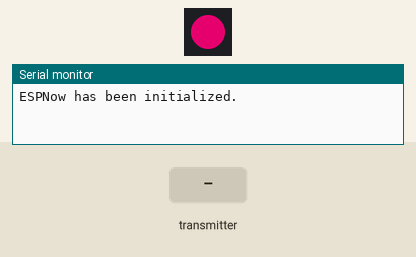
Simulated run of this sketch. Board: ESP32. Parts: 1 RGB LEDs in strip order, left to right, the last lines printed to the serial monitor. The test bench sets the inputs (shaded band). Dim RGB values are drawn brighter than linear; colours are those a GRB WS2812 strip shows for the declared byte order.

Above: at 1.2 s.
1.3 s: the transmitter starts sending hue = 0
At 3.6 s:
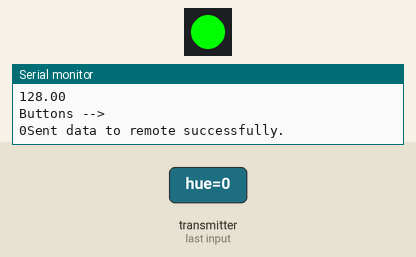
4.3 s: the transmitter starts sending hue = 100
At 5.07 s:
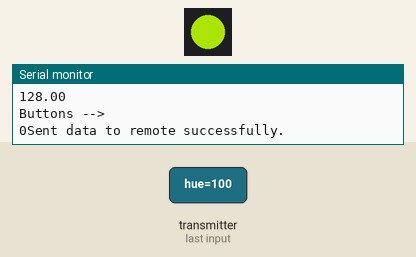
Timing chart, 0 to 13.3 s (numbered marks = the images above; inputs shaded):
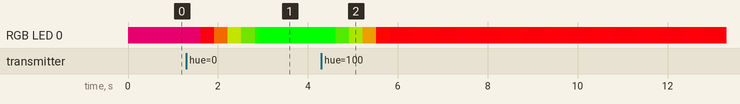

The sketch:

now_echo_server.ino
```cpp
// Simple echo test with ESPNow (Server side code)
// There will be two modules:
// 1) Barebones ESP32 will the the client, will have a readStringUntil("\r\n") which will let you change the hue of the remote boi
// 2) ESP32 with all the electronics will be the server, and it will change its singular WS2812B LED strip color
// while having an callback for recieving data that it will send soundncolorsremote back

#include <WiFi.h>
#include <FastLED.h>
#include <esp_now.h>
#define BUTTON_COUNT 1
#define REMOTE_BUTTON_COUNT 1
#define MAX_ESPNOW_FAILURES 10
#define NUM_LEDS 1
#define CHANNEL 1  // Both sender and receiever has to be on the same channel
#define DEBUG_PAIR 0  // if true, then esp_now_is_peer_exist will be called as an additional check
#define COLOUR_STEP 0.2

void OnDataRecv();
const int ledPin = 27;
const uint8_t broadcastAddress[6] = {0x58, 0xBF, 0x25, 0x14, 0x50, 0xA0};  // Barebones ESP32
esp_now_peer_info_t remote;  // set up remote peer info
int ESPNow_Fail_Count = 0;
CRGB leds[NUM_LEDS];
float oldHue = 128;

struct soundncolorslocal {
  float hue;
  bool buttonState[BUTTON_COUNT];
};  // local is the current device

struct soundncolorsremote{
  float hue;
  bool buttonState[REMOTE_BUTTON_COUNT];
};  // remote is the other device

struct soundncolorslocal localData = {128, {false}};
struct soundncolorsremote remoteData = {128, {false}};


void initESPNow() {
  // Init ESP-NOW
  if (esp_now_init() == ESP_OK) {
    Serial.println("ESPNow has been initialized.");
    return;
  }
  else {
    ESPNow_Fail_Count++;
    Serial.println("ESPNow initialization failed... Retrying...");
    if (ESPNow_Fail_Count > MAX_ESPNOW_FAILURES) {
      Serial.println("Too many failures. Restarting board.");
      ESP.restart();
    }
  }
}


void initBroadcastPeer() {
  memset(&remote, 0, sizeof(esp_now_peer_info_t));
  memcpy(remote.peer_addr, broadcastAddress, sizeof(broadcastAddress));
  remote.channel = CHANNEL;
  remote.encrypt = false;

  if (esp_now_add_peer(&remote) != ESP_OK) {
    Serial.println("Failed to add peer");
  }

  if (DEBUG_PAIR) {
    if (esp_now_is_peer_exist(remote.peer_addr)) {
      Serial.println("LOL you did not sucessfully pair with remote.");
    } else {
      Serial.println("Remote has been paired with successfully");
    }
  }
}


void sendData() {
  // Used here to reply to remote with the remoteData which should not change

  Serial.println();
  Serial.println("Sending data to remote:");
  Serial.println("Sliders --> ");
  Serial.print(remoteData.hue);
  Serial.println();
  Serial.println("Buttons --> ");
  for (int i = 0; i < REMOTE_BUTTON_COUNT; i++) {
    Serial.print(remoteData.buttonState[i]);
  }
  esp_err_t sendStatus = esp_now_send(broadcastAddress,(uint8_t *) &remoteData, sizeof(soundncolorsremote));

  if (sendStatus == ESP_OK) {
    Serial.println("Sent data to remote successfully.");
  } else {
    Serial.println("Could not send data to remote.");
  }
}


void OnDataRecv(const uint8_t *mac_addr, const uint8_t *incomingData, int data_len) {

  // If received button and sensor data, update struct of button and sensor data
  // I know it sounds counter intutive but localData is data that is destined for the current device
  Serial.println();
  Serial.println("Data received!");
  memcpy(&localData, incomingData, sizeof(soundncolorslocal));

  Serial.println("Data from remote:");
  Serial.println("Sliders --> ");
  Serial.print(localData.hue);
  Serial.println();
  Serial.println("Buttons --> ");
  for (int i = 0; i < BUTTON_COUNT; i++) {
    Serial.print(localData.buttonState[i]);
  }
  Serial.println();

  sendData();  // perform the echo, in the final code this is done in loop() as it polls
}


void setup() {
  Serial.begin(115200);
  FastLED.addLeds<WS2812B, ledPin, RGB>(leds, NUM_LEDS);
  WiFi.mode(WIFI_STA);
  initESPNow();
  esp_now_register_recv_cb(OnDataRecv);
  initBroadcastPeer();
}

void setColours() {
    // update led
  oldHue = (localData.hue > oldHue) ? oldHue + COLOUR_STEP : oldHue - COLOUR_STEP;
  for (int i = 0; i < NUM_LEDS; i++) {
    leds[i].setHue(oldHue);
  }
  FastLED.show();
}

void loop() {
  setColours();
}
```

Measured:
- after the input at 1.3 s, RGB LED 0: RGB(172, 0, 83) → RGB(175, 0, 80) at once, → RGB(239, 0, 16) 0.30 s later, → RGB(210, 91, 0) 0.30 s later, → RGB(146, 171, 0) 0.30 s later, … (7 changes in this stretch)
- after the input at 4.3 s, RGB LED 0: RGB(0, 255, 0) → RGB(2, 253, 0) at once, → RGB(67, 188, 0) 0.30 s later, → RGB(128, 171, 0) 0.30 s later, → RGB(191, 129, 0) 0.30 s later, … (20 changes in this stretch)
